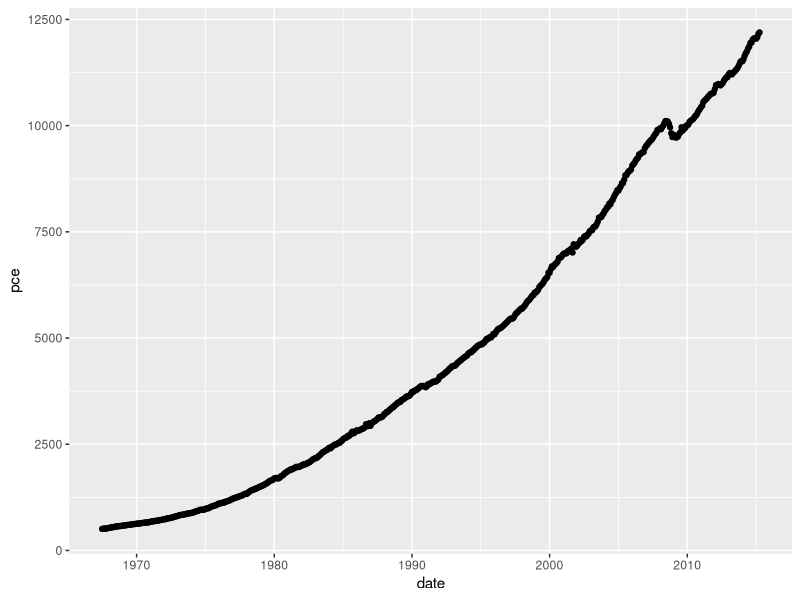
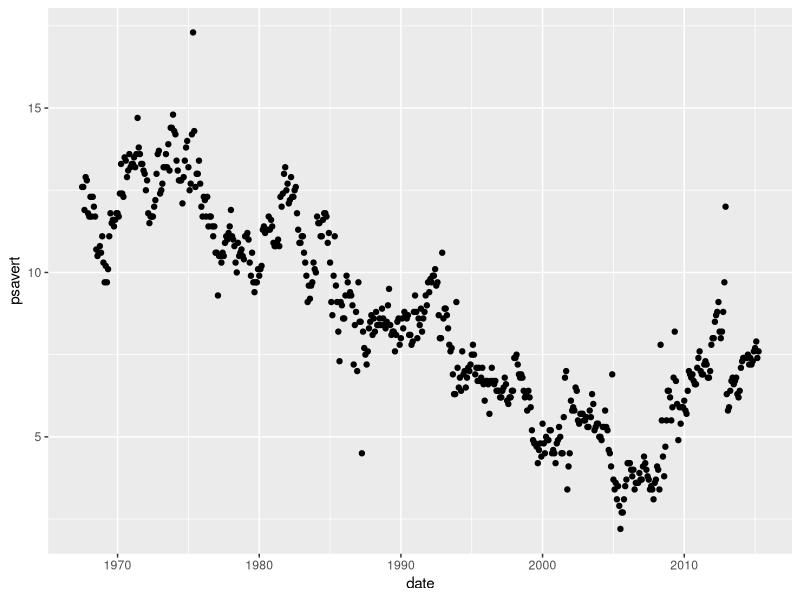
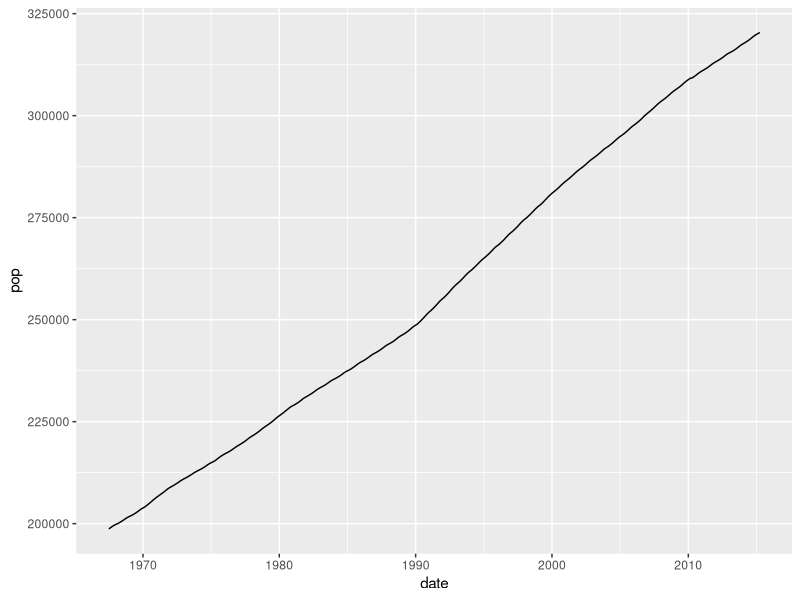
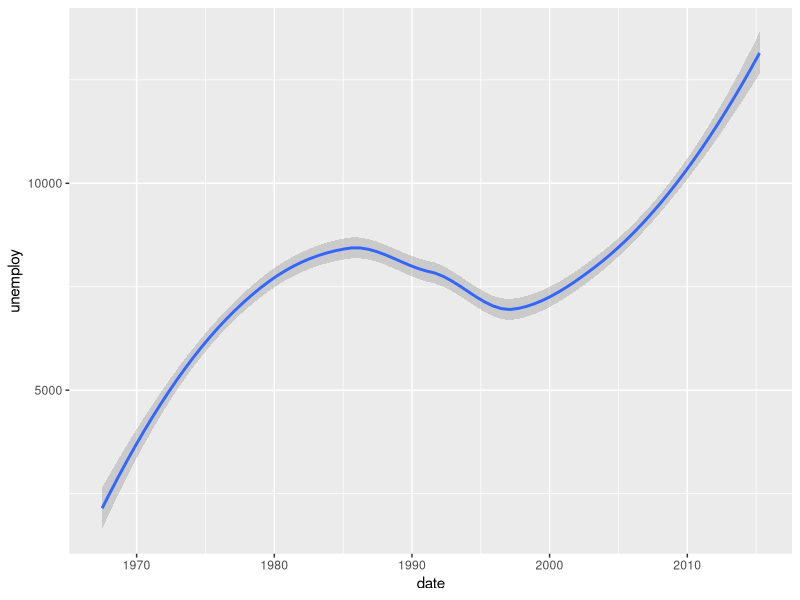
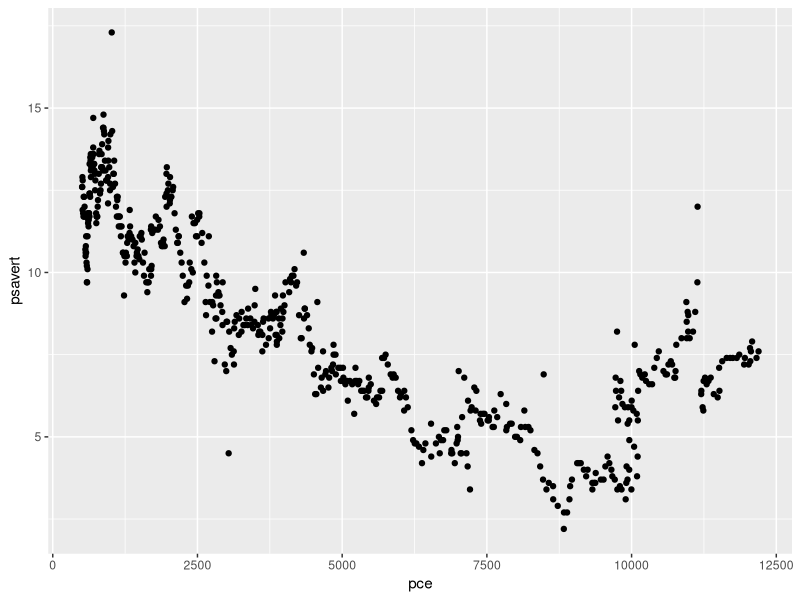
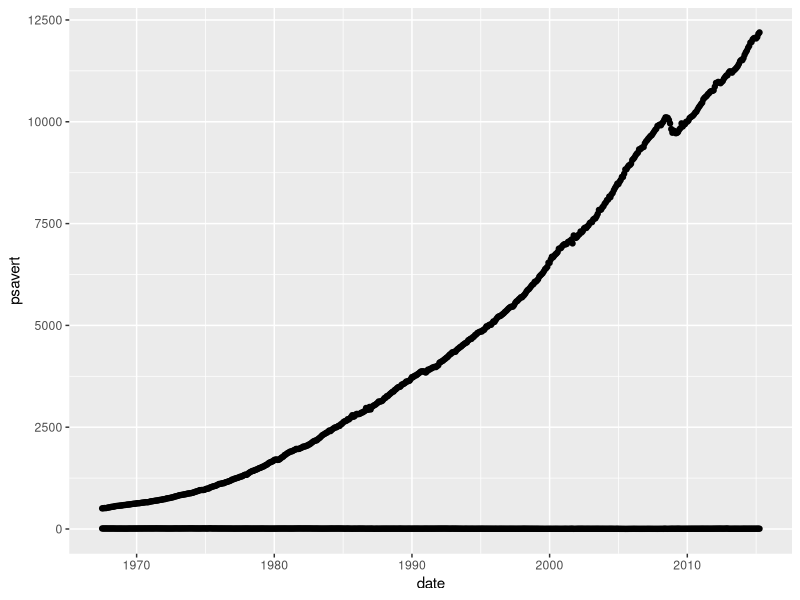
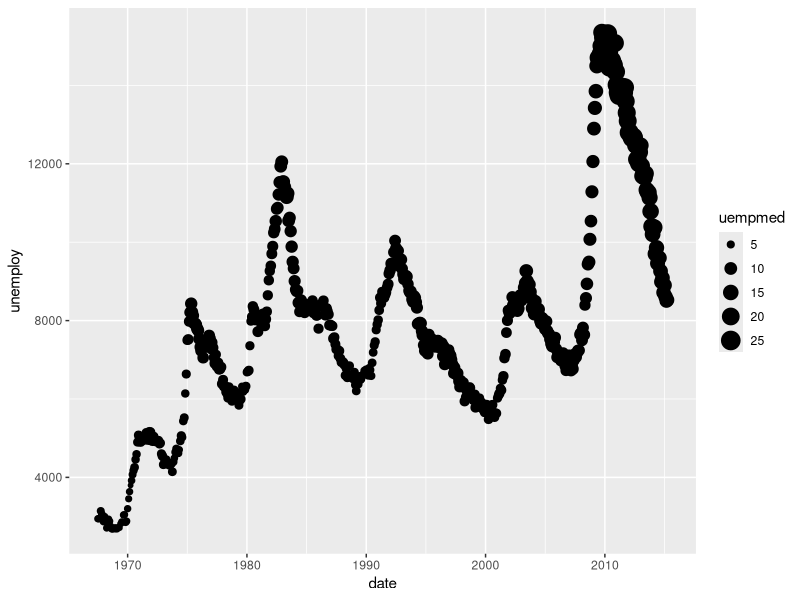
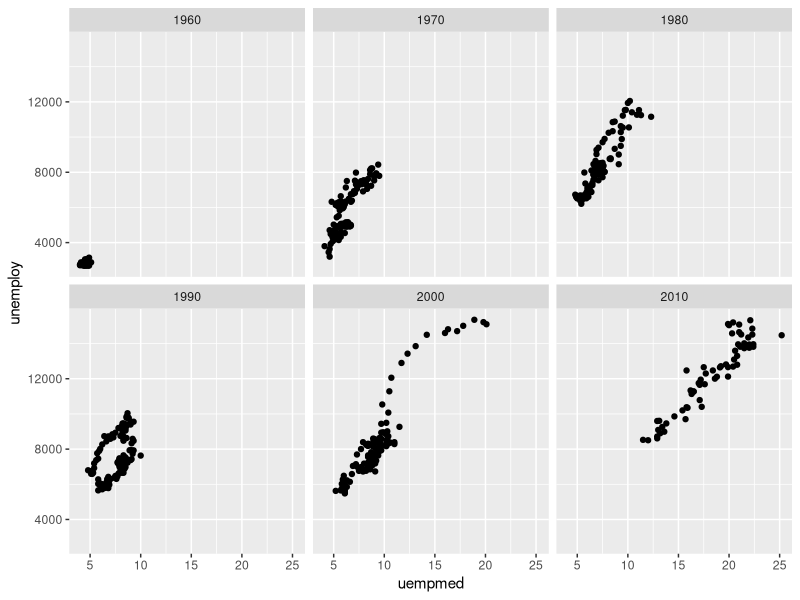

Write R code to recreate these figures, in order.
# Book: R for Data Science https://r4ds.had.co.nz
# Chapters 1-4 

library(ggplot2)
?ggplot2

# View dataset "economics" from ggplot2. Read help on this dataset. 
# For each variable see meaning, type and values. 
economics$date 

install.packages("lubridate")

library("lubridate")

?economics
View (economics)
str (economics)
economics$date

# Exersice 1. For any of 5 timeseries (pce, pop, psavert, uempmed, unemploy) make plots (x = date) using geoms point, line and smooth.

ggplot(data = economics) +
geom_point(mapping = aes(x = date, y = pce))
ggsave("img/plot_pce.png")

ggplot(data = economics) +
geom_point(mapping = aes(x = date, y = psavert))
ggsave("img/plot_psavert.png")

ggplot(data = economics) +
geom_line(mapping = aes(x = date, y = pop))
ggsave("img/plot_pop.png")

ggplot(data = economics) +
geom_smooth(mapping = aes(x = date, y = unemploy))
ggsave("img/plot_unemploy.png")

# Exersice 2. Display pce and psavert on one plot.

ggplot(data = economics) +
geom_point(mapping = aes(x = pce, y =psavert))
ggsave("img/plot_pcepsavert.png")

ggplot(data = economics) +
geom_point(mapping = aes(x = date, y =psavert))+geom_point(mapping = aes(x = date, y = pce))
ggsave("img/plot_pcepsavert2.png")

# Exersice 3. Display three variables on one scatterplot (x = date, y = unemploy, size = uempmed).
ggplot(data = economics) +
geom_point(mapping = aes(x = date, y =unemploy, size = uempmed))
ggsave("img/ex3.png")


# Exersice 4. Run the following code line by line and explain what it does.

economics$date

year(economics$date)

my_economics <- economics
my_economics$decade <- year(economics$date) %/% 10 * 10

class(my_economics$decade)

my_economics$decade <- as.factor(my_economics$decade)

class(my_economics$decade)

# Exersice 5. Plot for x = uempmed, y = unemploy facet_wrap on decade.

ggplot(data = my_economics) +
geom_point(mapping = aes(x = uempmed, y = unemploy)) +
facet_wrap(~ decade)
ggsave("img/ex5.png")

# Exersice 6. On one plot (x = uempmed, y = unemploy) display a separate geom_smoth object for each decade.

ggplot(data = my_economics) +
geom_smooth(mapping = aes(x = uempmed, y = unemploy, color = decade))
ggsave("img/ex6.png")

# Exersice 7. Plot histogram for unemploy for each decade.

ggplot(economics, aes(unemploy)) +
geom_histogram()
ggsave("img/ex7_histogram_unemploy1.png")

ggplot(my_economics, aes(unemploy, fill = decade)) +
geom_histogram()
ggsave("img/ex7_histogram_unemploy2.png")

ggplot(my_economics, aes(unemploy)) +
geom_histogram()+
facet_wrap(~ decade)
ggsave("img/ex7_histogram_unemploy3.png")

# Exersice 8. Plot geom_boxplot and stat_summary for unemploy for each decade.

ggplot(my_economics, aes(x = decade, y = unemploy)) +
geom_boxplot() +
coord_flip()
ggsave("img/ex8.png")

ggplot(my_economics) +
stat_summary(
mapping = aes(x = decade, y = unemploy),
fun.ymin = min,
fun.ymax = max,
fun.y = median
)
ggsave("img/ex8_stat_summary.png")

# Exersice 9. Set working directory and save one of the plots to it



# Exersice 10. Compose 3 questions (in Russian and English) on the topic 'visualisation' with 3-4 variants of answers only 1 of wich is correct



